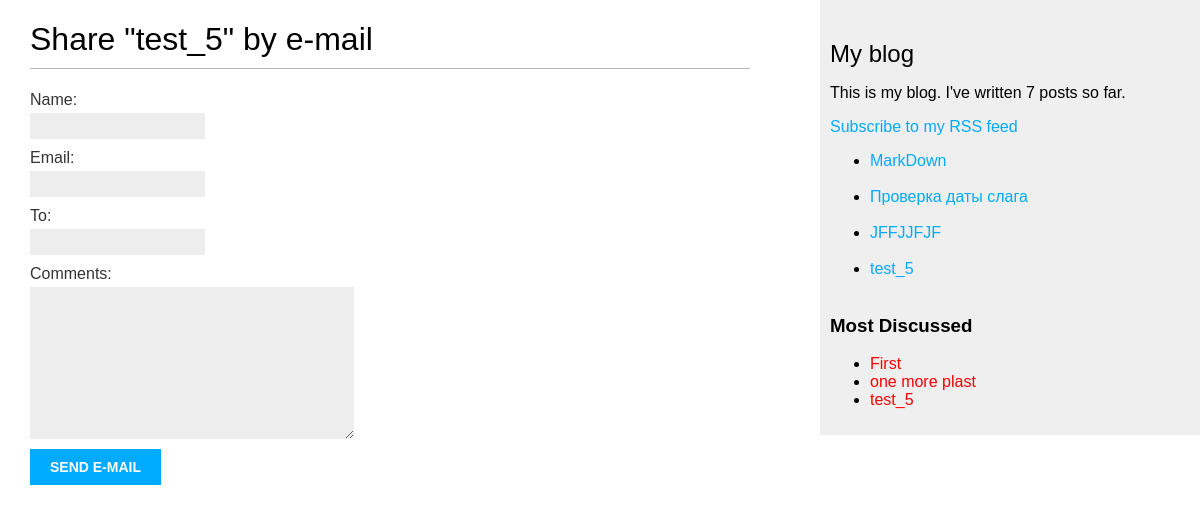
/blog/4/share/, run on the app's committed database.
### blog/models.py (models this page shows)
class Post(models.Model):
    class Status(models.TextChoices):
        DRAFT = 'DF', 'DRAFT'
        PUBLISHED = 'PB', 'PUBLISHED'
    title = models.CharField(max_length=100)
    slug = models.SlugField(max_length=250,
                            unique_for_date='publish')
    body = models.TextField()
    publish = models.DateTimeField(default=timezone.now)
    created = models.DateTimeField(auto_now_add=True)
    update = models.DateTimeField(auto_now=True)
    status = models.CharField(max_length=2, choices=Status.choices, default=Status.DRAFT)
    author = models.ForeignKey(User, on_delete=models.CASCADE, related_name='blog_post')
    objects = models.Manager()
    published = PublishedManager()
    class Meta:
        ordering = ['-publish']
        indexes = [
            models.Index(fields=['-publish'])
        ]
    tags = TaggableManager()
    def __str__(self):
        return self.title
    def get_absolute_url(self):
        return reverse('blog:post_detail',
                       args=[self.publish.year,
                             self.publish.month,
                             self.publish.day,
                             self.slug])

### blog/views.py (the view)
# urls.py: path('<int:post_id>/share/', views.post_share, name='post_share'),
def post_share(request, post_id):
    post = get_object_or_404(Post,
                             id=post_id,
                             status=Post.Status.PUBLISHED)
    sent = False
    if request.method == 'POST':
        form = EmailPostForm(request.POST)
        if form.is_valid():
            cd = form.cleaned_data
            post_url = request.build_absolute_uri(
                post.get_absolute_url())
            subject = f"{cd['name']} recommends you read " \
                      f"{post.title}"
            message = f"Read {post.title} at {post_url}\n\n" \
                      f"{cd['name']}\'s comments: {cd['comments']}"
            send_mail(subject, message, 'your_account@gmail.com',
                      [cd['to']])
            sent = True
    else:
        form = EmailPostForm()
    return render(request, 'blog/post/share.html', {'post': post,
                                                    'form': form,
                                                    'sent': sent})

### blog/forms.py
class EmailPostForm(forms.Form):
    name = forms.CharField(max_length=25)
    email = forms.EmailField()
    to = forms.EmailField()
    comments = forms.CharField(required=False, widget=forms.Textarea)

### blog/models.py (called while the page is built)
    def get_queryset(self):
        return super().get_queryset() \
            .filter(status=Post.Status.PUBLISHED)

### blog/templatetags/blog_tags.py (called while the page is built)
@register.simple_tag()
def get_count_post():
    return Post.objects.count()

@register.inclusion_tag('blog/post/latest_posts.html')
def show_latest_post(count: int = 5):
    latest_posts = Post.published.order_by('-publish')[:count]
    return {"latest_posts": latest_posts}

@register.simple_tag()
def get_most_discussed(count: int = 5):
    most_discussed = Post.published.annotate(
        cnt_comments=Count("comments")
    ).order_by('-cnt_comments')[:count]
    return most_discussed

### blog/templates/blog/post/share.html (shortened to what this page needs)
{% extends 'blog/base.html' %}
{% block content %}
{% if sent %}
<h1>E-mail successfully sent</h1>
<p>
    "{{ post.title }}" was successfully sent
    to {{ form.cleaned_data.to }}.
</p>
{% else %}
<h1>Share "{{ post.title }}" by e-mail</h1>
<form method="post">
    {{ form.as_p }}
    <input type="submit" value="Send e-mail">
</form>
{% endif %}
{% endblock %}

### blog/templates/blog/base.html (shortened to what this page needs)
{% load blog_tags %}
{% load static %}
<!DOCTYPE html>
<html>
<head>
    <link href="{% static 'blog/css/styles.css' %}" rel="stylesheet">
</head>
<body>
<div id="content">
    {% block content %}
    {% endblock %}
</div>
<div id="sidebar">
    <h2>My blog</h2>
    <p>
        This is my blog.
        I've written {% get_count_post %} posts so far.
    </p>
    <p>
        <a href="{% url 'blog:post_feed' %}">
        Subscribe to my RSS feed
        </a>
    </p>
    {% show_latest_post count=4%}
    <h3>Most Discussed</h3>
    {% get_most_discussed 3 as most_discussed %}
    <ul>
        {% for post in most_discussed %}
        <li>
            <a href="{{ post.get_absolute_url }}" style="color:red">{{post}}</a>
        </li>
        {% endfor %}
    </ul>
</div>
</body>
</html>

### blog/templates/blog/post/latest_posts.html
<ul>
    {% for post in latest_posts %}
    <li><a href="{{ post.get_absolute_url }}">{{post}}</a></li>
    <br>
    {% endfor %}
</ul>

### blog/static/blog/css/styles.css (style rules this page uses)
body { margin:0; padding:0; font-family:helvetica, sans-serif; }
a { color:#00abff; text-decoration:none; }
h1 { font-weight:normal; border-bottom:1px solid #bbb; padding:0 0 10px 0; }
h2 { font-weight:normal; margin:30px 0 0; }
#content { float:left; width:60%; padding:0 0 0 30px; }
#sidebar { float:right; width:30%; padding:10px; background:#efefef; height:100%; }
label { float:left; clear:both; color:#333; margin-bottom:4px; }
input, textarea { clear:both; float:left; margin:0 0 10px; background:#ededed; border:0; padding:6px 10px; font-size:12px; }
input[type=submit] { font-weight:bold; background:#00abff; color:#fff; padding:10px 20px; font-size:14px; text-transform:uppercase; }

### data on the page
Post: title "test_5"
Post: title "MarkDown"
Post: title "Проверка даты слага"
Post: title "JFFJJFJF"
Post: title "First"
Post: title "one more plast"
